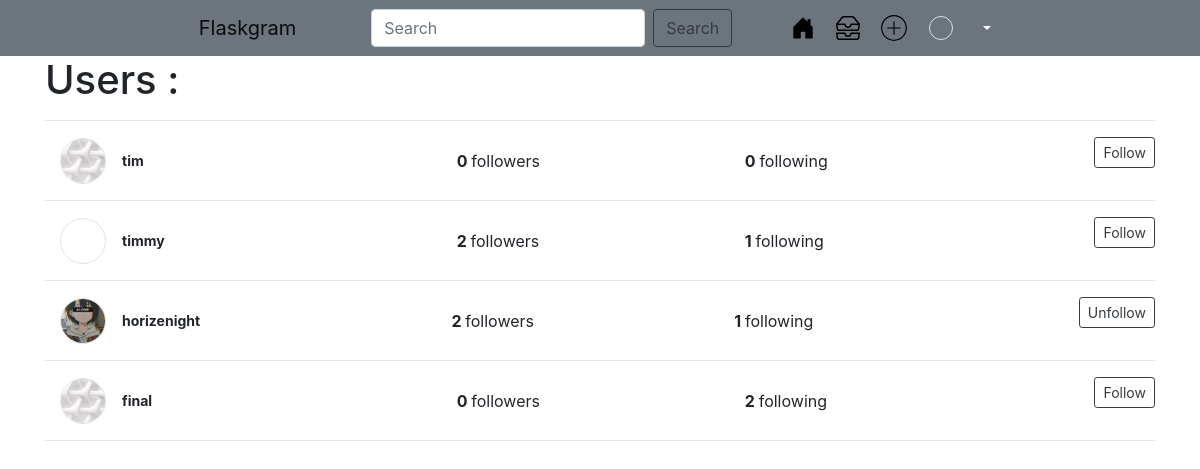
The page /all_users (signed in) on the database its author committed.
### hello.py (models this page shows, shortened)
class Users(db.Model,UserMixin):
    id = db.Column(db.Integer,primary_key=True)
    username = db.Column(db.String(120),nullable=False)
    name = db.Column(db.String(120),nullable=False)
    email = db.Column(db.String(120),nullable=False,unique=True)
    profile_pic = db.Column(db.String(),nullable=True)
    favorite_color = db.Column(db.String(120))
    about_author = db.Column(db.Text(500),nullable=True)
    date_added = db.Column(db.DateTime,default=datetime.utcnow)
    password_hash = db.Column(db.String(120))
    posts= db.relationship('Posts',backref='poster')
    followed = db.relationship(
        'Users', secondary=followers,
        primaryjoin=(followers.c.follower_id == id),
        secondaryjoin=(followers.c.followed_id == id),
        backref=db.backref('followers', lazy='dynamic'), lazy='dynamic')
    def is_following(self,user):
            return self.followed.filter(followers.c.followed_id == user.id).count()>0
    liked = db.relationship(
        'LikePost',
        foreign_keys='LikePost.user_id',
        backref='user', lazy='dynamic')
    @property
    def password(self):
        raise AttributeError('password is not readable attribute')

### hello.py (the view)
@app.route('/all_users',methods=["GET"])
def all_users():
    users = Users.query.filter()
    return render_template("all_users.html",users=users)

### WebForms.py
class SearchForm(FlaskForm):
    searched = StringField("Searched" , validators=[DataRequired(),Length(min=1)])
    submit = SubmitField("Submit")

### hello.py (called while the page is built)
@login_manager.user_loader
def load_user(user_id):
    return Users.query.get(int(user_id))

@app.context_processor
def base():
    form = SearchForm()
    return dict(form=form)

### templates/all_users.html (shortened to what this page needs)
{% extends 'base.html' %}
{% block content%}
<h1>Users : </h1>
<hr class="hr" />
{%for our_user in users %}
<div class="d-flex flex-row justify-content-between align-items-center mt-3 mb-3">
  <div class=" col-4 d-flex flex-row align-items-center">
    <div>
      <a href="{{ url_for('user', username=our_user.username) }}" class="link-menu">
        <div
          class="rounded-circle overflow-hidden d-flex justify-content-center align-items-center border sugest-profile-photo">
          {%if our_user.profile_pic%}
          <img src="{{url_for('static',filename='images/'+our_user.profile_pic)}}" alt=""
            style="transform: scale(1.5); width: 100%; position: absolute; left: 0;">
          {%else%}
          <img src="{{url_for('static',filename='images/profile.jpg')}}" alt=""
            style="transform: scale(1.5); width: 100%; position: absolute; left: 0;">
          {%endif%}
        </div>
      </a>
    </div>
    <strong class="ml-3 sugest-username">{{our_user.username}}</strong>
</div>
<div class="col-3 flex-row align-items-center">
    <strong class="ml-3 body-dark ">{{our_user.followers.count()}} </strong>
    followers
</div>
<div class="col-4 flex-column">
    <strong class="ml-3 body-dark ">{{our_user.followed.count()}} </strong> following
</div>
  {% if current_user.is_following(our_user) %}
  <form action="{{ url_for('unfollow', username=our_user.username) }}" method="post">
    <p>
      {{ form.submit(value='Unfollow', class="btn btn-outline-dark btn-sm ") }}
    </p>
  </form>
  {% else %}
  <form action="{{ url_for('follow', username=our_user.username) }}" method="post">
    <p>
      {{ form.submit(value='Follow', class="btn btn-outline-dark btn-sm ") }}
    </p>
  </form>
  {% endif %}
</div>
<hr class="hr" />
{%endfor%}
{%endblock%}

### static/css/styles.css (style rules this page uses)
.link-menu { color: black; }
.sugest-profile-photo { width: 46px; height: 46px; position: relative; }
.sugest-username { font-size: 14px }

### rows shown on the page
Users: username "tim", followers.count "0", followed.count "0"
Users: username "timmy", followers.count "2", followed.count "1"
Users: profile_pic (picture), username "horizenight", followers.count "2", followed.count "1"
Users: username "final", followers.count "0", followed.count "2"
